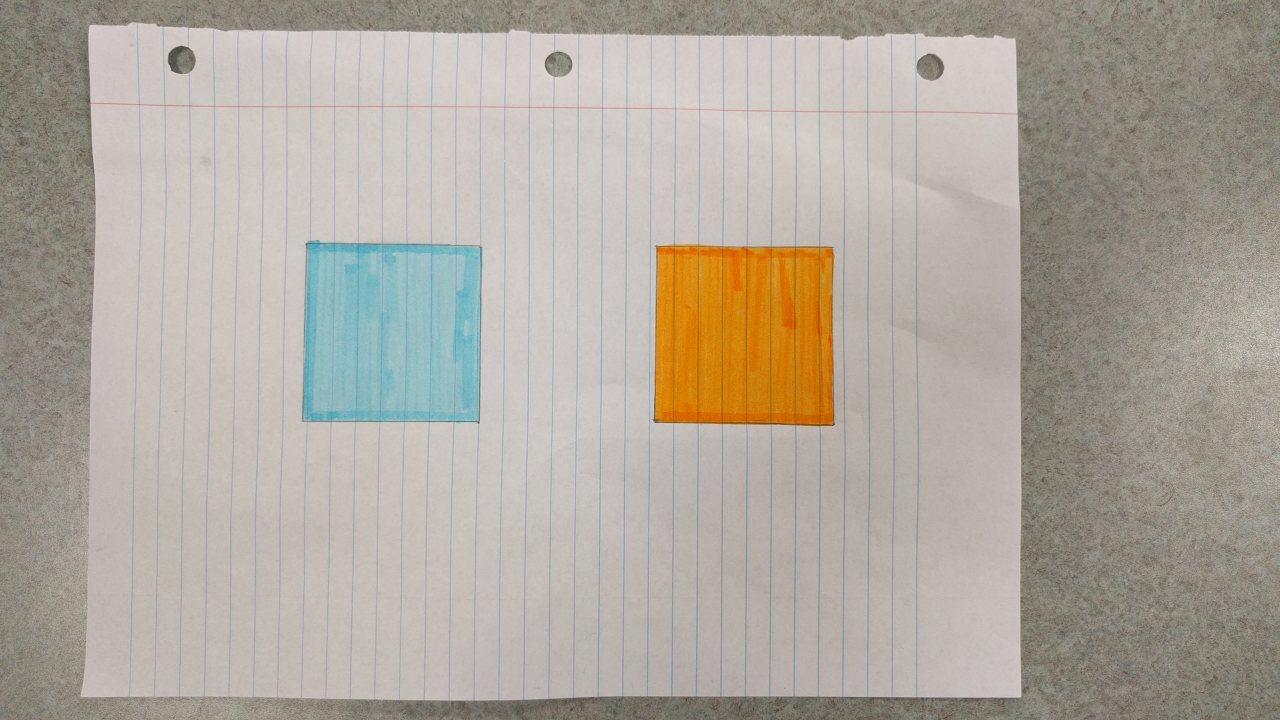
#> input picture HackUMBC2016/images/1ft.jpg, 3840 x 2160 px (shown at 1/3 size)
$ python -i webcam_face_recognition.py   (imports and definitions only)   (Python 2 division)   (older library calls are emulated)
#> lines starting #> are read from the running program, lines starting #| are printed output that depends on the picture; after the words box and inside, x2 and y2 are one past the last pixel; in counts of white or black regions, pixels touching at a corner belong together
#> further down, picture is the input picture: shape (2160, 3840, 3); mean B, G, R 158.7, 168.8, 175.6
#special thanks to http://www.pyimagesearch.com/2015/01/19/find-distance-camera-objectmarker-using-python-opencv/

# This is for christian, who's environment is fked
import sys
sys.path.append('/usr/local/lib/python2.7/site-packages')

# import the necessary packages
import numpy as np
import cv2

def find_marker(image):
    # convert the image to grayscale, blur it, and detect edges
    # gray = cv2.cvtColor(image, cv2.COLOR_BGR2GRAY)
    gray = cv2.GaussianBlur(image, (5, 5), 0)
    edged = cv2.Canny(gray, 35, 125)
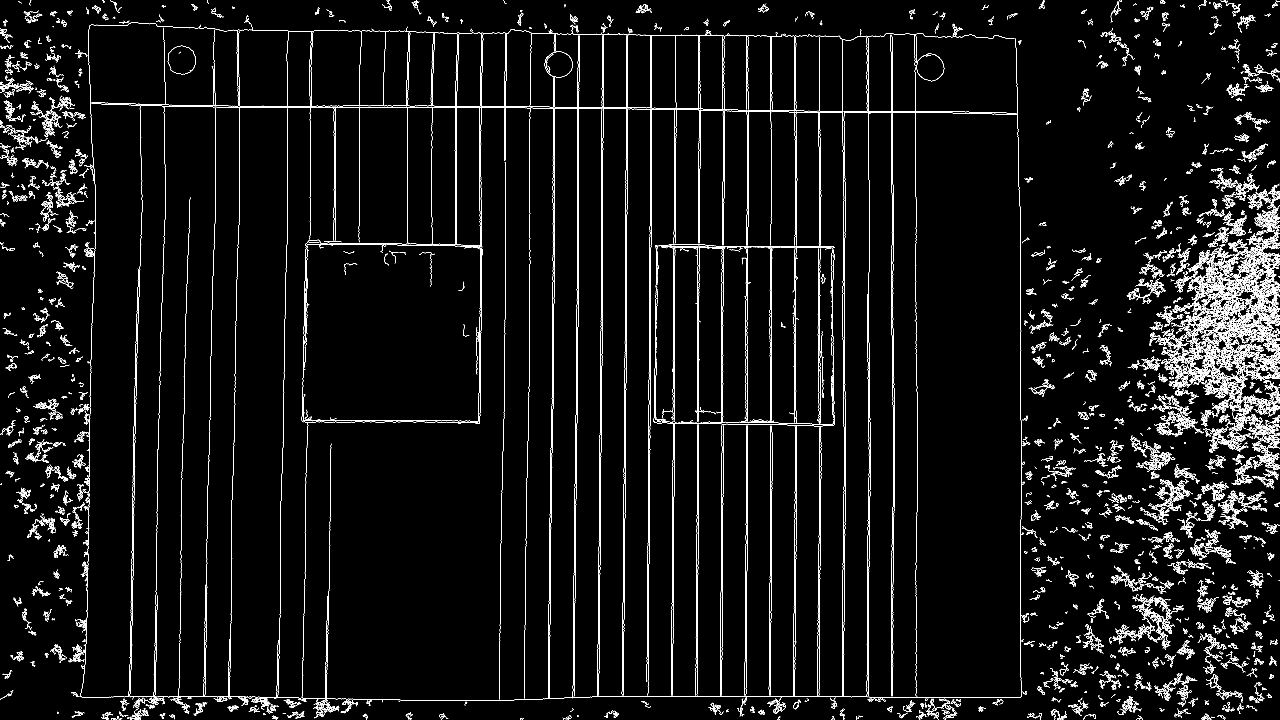
#> edged: shape (2160, 3840) (shown at 1/3 size); 3.3% white in thin lines or dots
    #cv2.imshow("image1", edged)

    # find the contours in the edged image and keep the largest one;
    # we'll assume that this is our piece of paper in the image
    (cnts, _) = cv2.findContours(edged.copy(), cv2.RETR_LIST, cv2.CHAIN_APPROX_SIMPLE)
#> cnts = 3665 contours, 2247 with area under 20; largest, box (x1, y1, x2, y2) and area: (1194, 80, 1446, 320) 31363, (1296, 96, 1446, 320) 31338, (1225, 320, 1808, 2096) 30532, (1368, 322, 1441, 736) 28947, (1804, 98, 2243, 2086) 15112
    if (len(cnts) == 0):
        return None
    c = max(cnts, key = cv2.contourArea)
#> c = contour of 468 points, box (x1, y1, x2, y2) (1194, 80, 1446, 320), area 31363

    # compute the bounding box of the of the paper region and return it
    return cv2.minAreaRect(c)

def distance_to_camera(knownWidth, focalLength, perWidth):
    # compute and return the distance from the maker to the camera
    return (knownWidth * focalLength) / perWidth

def find_face(image):
    # Get user supplied values
    #imagePath = sys.argv[1]
    #cascPath = sys.argv[2]

    # Create the haar cascade
    faceCascade = cv2.CascadeClassifier('haarcascade_frontalface_default.xml')

    # Read the image
    #image = cv2.imread(imagePath)
    gray = cv2.cvtColor(image, cv2.COLOR_BGR2GRAY)

    # Detect faces in the image
    faces = faceCascade.detectMultiScale(
        gray,
        scaleFactor=1.1,
        minNeighbors=5,
        minSize=(30, 30),
        flags = cv2.cv.CV_HAAR_SCALE_IMAGE
    )

    print "Found {0} faces!".format(len(faces))

    # Draw a rectangle around the faces
    for (x, y, w, h) in faces:
        cv2.rectangle(image, (x, y), (x+w, y+h), (0, 255, 0), 2)

    cv2.namedWindow("image", 0)
    cv2.imshow("image", image)
    print image.shape
    cv2.resizeWindow("image", 1280, 720)
    cv2.waitKey(30)

# initialize the known distance from the camera to the object, which
# in this case is 24 inches
KNOWN_DISTANCE = 12.0

# initialize the known object width, which in this case, the piece of
# paper is 11 inches wide
KNOWN_WIDTH = 2.0

# initialize the list of images that we'll be using
IMAGE_PATHS = ["images/macshot.jpg"]

# [14 lines of commented-out code are left out]
# [7 lines not run here, left out]

>>> import cv2
>>> picture = cv2.imread('../images/1ft.jpg')
>>> result = find_marker(picture)
#> result = ((1318.9, 199.6), (237.9, 251.2), -89.64)

$ run again, on HackUMBC2016/images/2ft.jpg
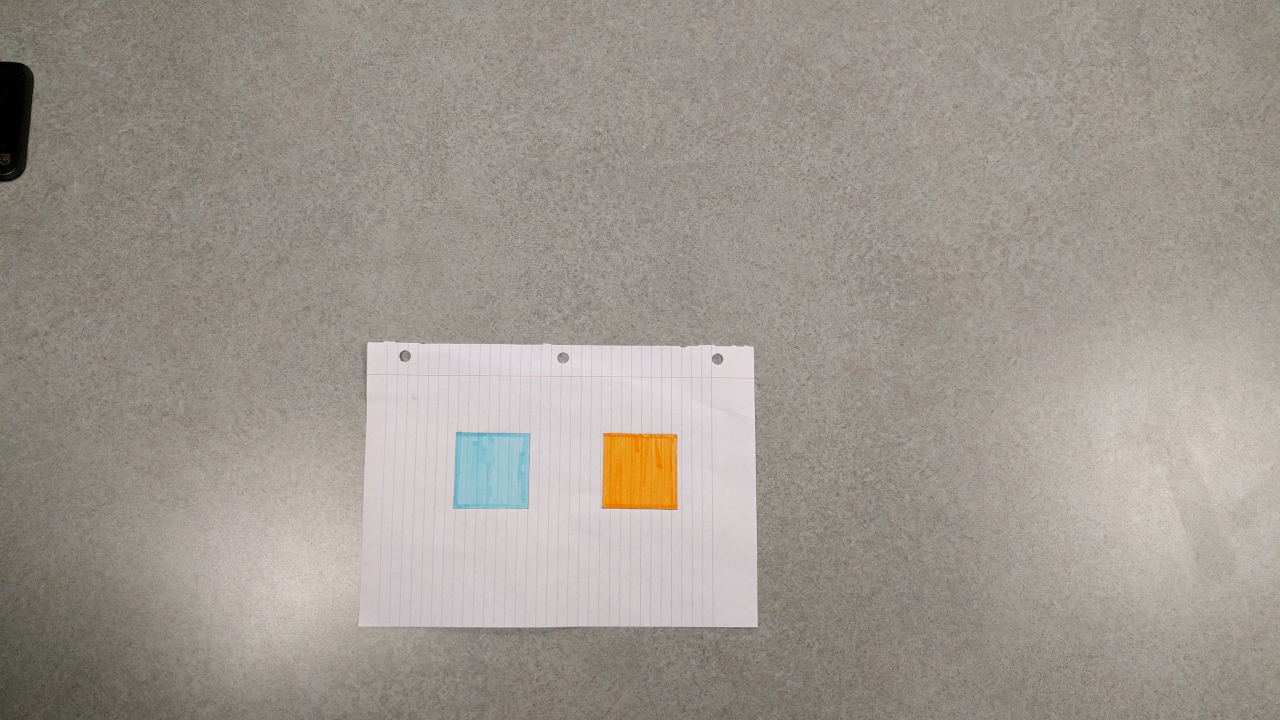
#> input picture HackUMBC2016/images/2ft.jpg, 3840 x 2160 px (shown at 1/3 size)
#> picture is the input picture: shape (2160, 3840, 3); mean B, G, R 143.9, 151.6, 159.1
#> in find_marker, `edged = cv2.Canny(gray, 35, 125)`:
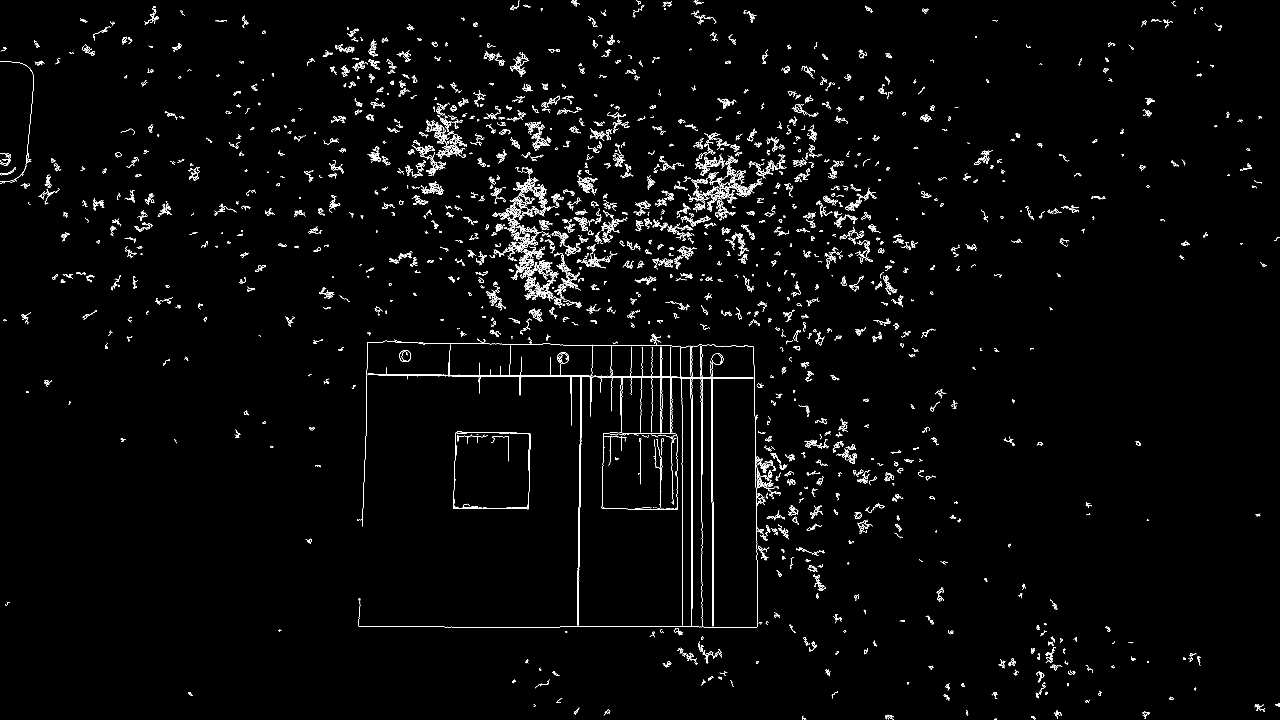
#> edged: shape (2160, 3840) (shown at 1/3 size); 1.5% white in thin lines or dots
#> cnts = 2844 contours, 1685 with area under 20; largest, box (x1, y1, x2, y2) and area: (1359, 1293, 1592, 1528) 51168, (1359, 1293, 1592, 1528) 51157, (1103, 1033, 1744, 1877) 1279, (1672, 1057, 1707, 1091) 907, (2135, 1060, 2170, 1095) 900
#> c = contour of 110 points, box (x1, y1, x2, y2) (1359, 1293, 1592, 1528), area 51168
#> result = ((1475.2, 1412.2), (233.5, 226.9), -88.49)

$ run again, on HackUMBC2016/images/3ft.jpg
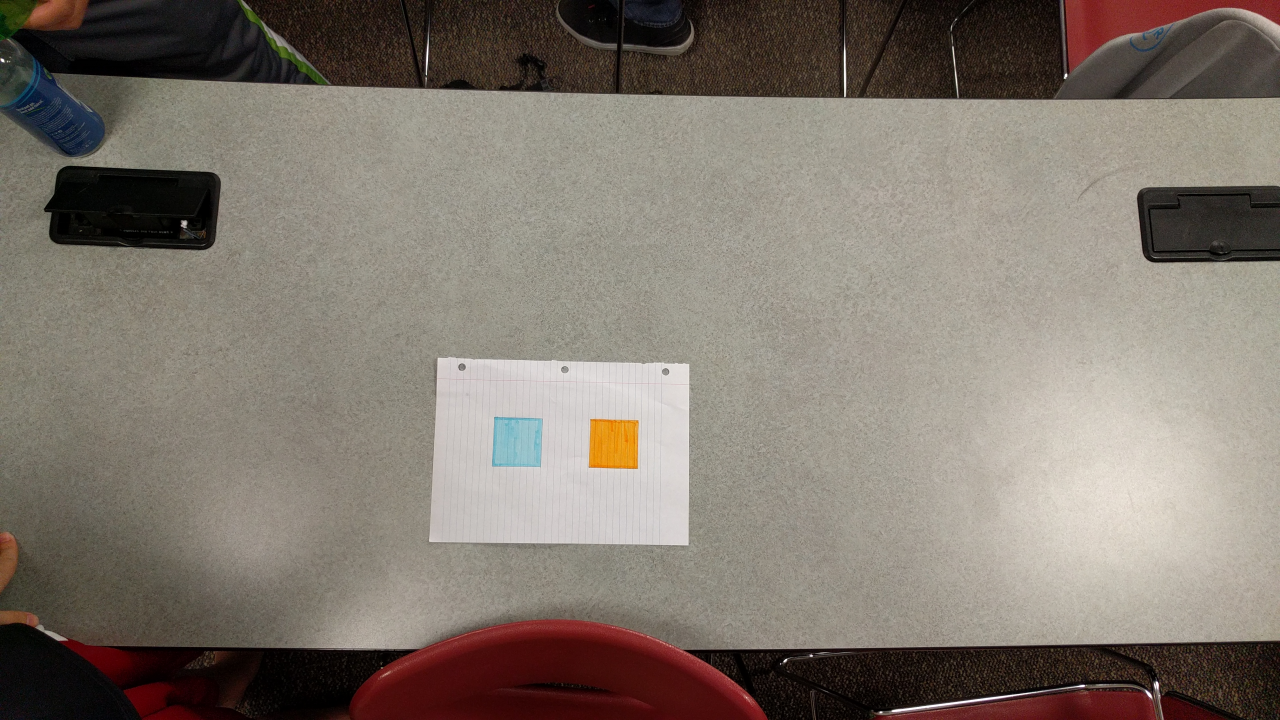
#> input picture HackUMBC2016/images/3ft.jpg, 3840 x 2160 px (shown at 1/3 size)
#> picture is the input picture: shape (2160, 3840, 3); mean B, G, R 110.8, 120.3, 129.3
#> in find_marker, `edged = cv2.Canny(gray, 35, 125)`:
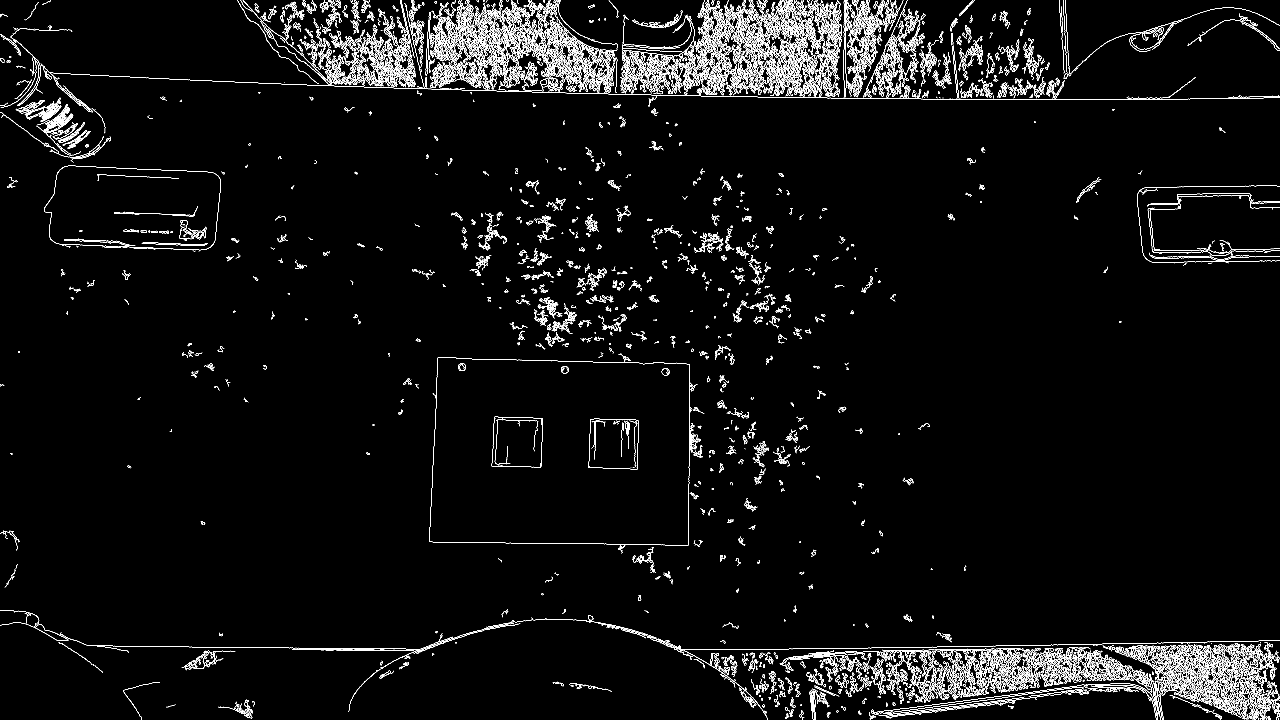
#> edged: shape (2160, 3840) (shown at 1/3 size); 2.9% white in thin lines or dots
#> cnts = 5367 contours, 2835 with area under 20; largest, box (x1, y1, x2, y2) and area: (1287, 1071, 2069, 1637) 419492, (1287, 1071, 2069, 1637) 419468, (1475, 1250, 1629, 1403) 21596, (1475, 1250, 1629, 1403) 21589, (1765, 1256, 1916, 1408) 21256
#> c = contour of 346 points, box (x1, y1, x2, y2) (1287, 1071, 2069, 1637), area 419492
#> result = ((1681.6, 1355.9), (556, 778.4), -88.81)
